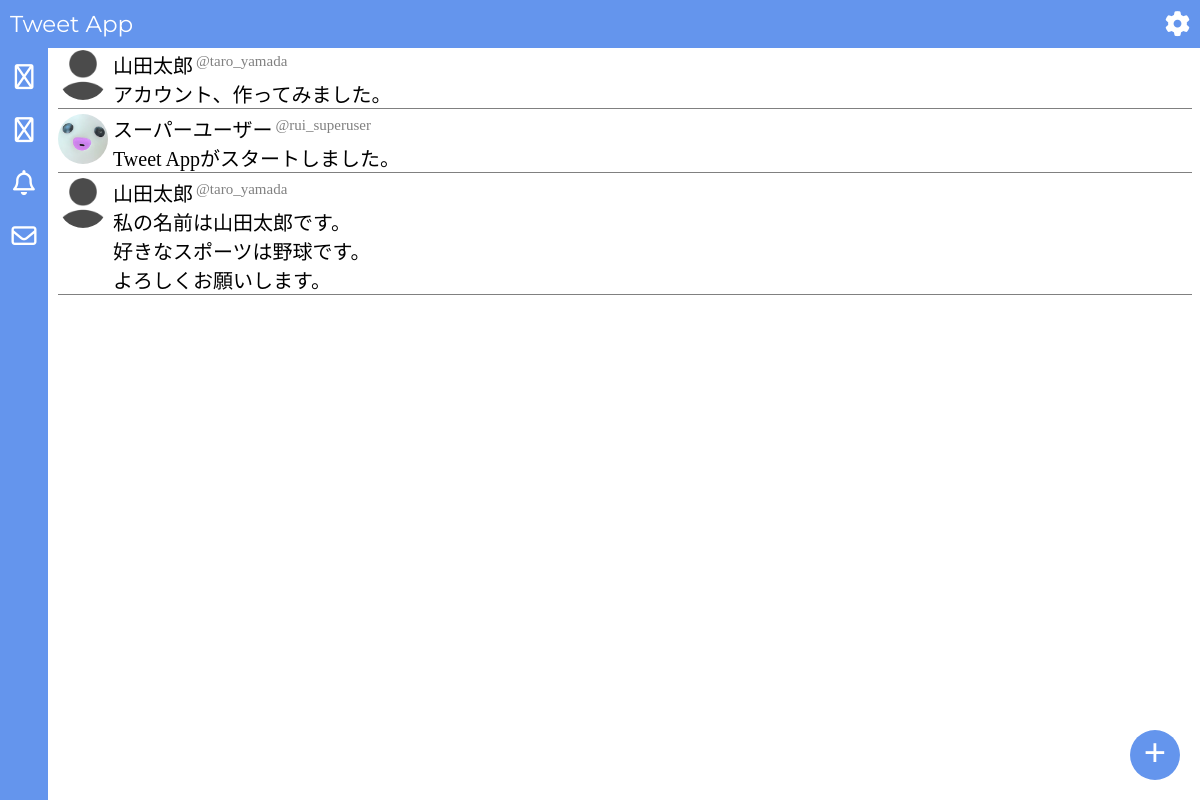
Page /app/home/ on the earlier database version.
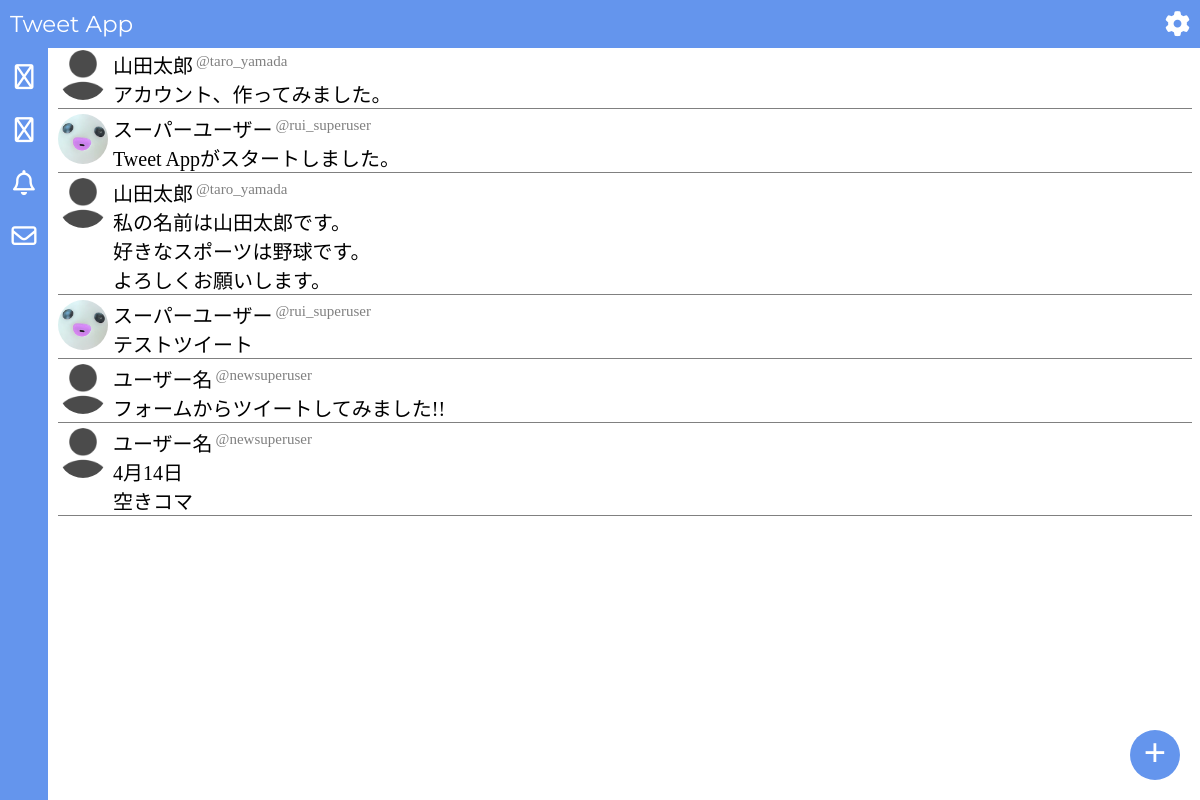
Same page on the later database version.
### app/models/tweet.py (models this page shows, shortened)
class Tweet(models.Model):
    tweet_content = models.TextField(
        verbose_name="ツイート内容",
        max_length=140,
    )
    tweet_by = models.ForeignKey(
        User, on_delete=models.CASCADE, related_name="tweet_by", verbose_name="投稿者"
    )
    tweet_at = models.DateTimeField(
        verbose_name="ツイート日時",
        auto_now_add=True,
    )
    parent = models.ForeignKey(
        "self",
        verbose_name="親ツイート",
        null=True,
        blank=True,
        on_delete=models.CASCADE,
        related_name="replies",
    )

### app/models/user.py (models this page shows, shortened)
class User(AbstractBaseUser, PermissionsMixin):
    username = models.CharField(
        max_length=50,
        unique=False,
        default="ユーザー名",
        verbose_name="ユーザー名",
    )
    handle = models.CharField(
        max_length=30,
        unique=True,
        validators=[RegexValidator(r"^[a-zA-Z0-9_]+$")],
        verbose_name="ハンドルネーム",
    )
    email = models.EmailField(
        unique=True,
        verbose_name="メールアドレス",
    )
    birth_date = models.DateField(
        verbose_name="生年月日",
        null=False,
        blank=False,
        validators=[validate_birth_date],
    )
    icon = models.ImageField(
        verbose_name="ユーザーアイコン",
        upload_to="uploads",
        default="images/default_icon.png",
    )
    header = models.ImageField(
        verbose_name="ヘッダー画像", upload_to="uploads", default="images/default_header.jpg"
    )
    bio = models.TextField(verbose_name="自己紹介", max_length=160, blank=True)
    is_private = models.BooleanField(
        verbose_name="非公開設定",
        default=False,
    )
    groups = models.ManyToManyField(
        "auth.Group",
        verbose_name=("groups"),
        blank=True,
        help_text=("The"),
        related_name="app_user_name",
        related_query_name="user",
    )
    user_permissions = models.ManyToManyField(
        "auth.Permission",
        verbose_name=("user permissions"),
        blank=True,
        help_text=("Specific"),
        related_name="app_user_permissions",
        related_query_name="user",
    )
    is_active = models.BooleanField(default=True)
    is_staff = models.BooleanField(default=False)
    is_superuser = models.BooleanField(default=False)
    date_joined = models.DateTimeField(verbose_name="登録日", default=timezone.now)
    USERNAME_FIELD = "email"
    REQUIRED_FIELDS = ["handle", "birth_date"]
    objects = UserManager()

### app/views/home.py (the view)
# urls.py: 2. Add a URL to urlpatterns:  path('', views.home, name='home')
def home(request):
    tweets = Tweet.objects.all()
    context = {
        "tweets": tweets,
    }
    return render(request, "app/home.html", context)

### app/templates/app/home.html (shortened to what this page needs)
{% extends "app/base.html" %}
{% load static %}
{% block extra_css %}
<link rel="stylesheet" href="{% static 'css/home.css' %}" />
{% endblock %}
{% block content %}
<div class="all_tweets">
  {% for t in tweets %}
  <div class="tweet">
    <a href="{% url 'account' t.tweet_by.handle %}">
      <img src="{{ t.tweet_by.icon.url }}" class="poster_icon" />
    </a>
    <div class="text_content">
      <div class="poster_info">
        <a href="{% url 'account' t.tweet_by.handle %}">
          <div class="poster_username">{{t.tweet_by.username}}</div>
        </a>
        <a href="{% url 'account' t.tweet_by.handle %}">
          <div class="poster_handle">@{{t.tweet_by.handle}}</div>
        </a>
      </div>
      <div class="tweet_content">{{t.tweet_content}}</div>
    </div>
  </div>
  {% endfor %}
</div>
<div class="new_tweet_button">
  <a href="{% url 'tweet_form' %}">
    <div class="new_tweet_icon">+</div>
</div>
{% endblock %}

### app/templates/app/base.html (shortened to what this page needs)
{% load static %}
<!doctype html>
<html lang="ja">
  <head>
    <link rel="stylesheet" href="{% static 'css/base.css' %}" />
    <link
      rel="stylesheet"
      href="https://cdnjs.cloudflare.com/ajax/libs/font-awesome/6.5.1/css/all.min.css"
    />
    {% block extra_css %}{% endblock %}
  </head>
  <body>
    {% block header %}
    <header>
      <div class="header_content">
        <a href="{% url 'home' %}" class="header_link">
          <p class="app_name">Tweet App</p>
        </a>
        <a href="{% url 'setting' %}" class="header_link">
          <div class="setting_icon">
            <i class="fa-solid fa-gear"></i>
          </div>
        </a>
      </div>
    </header>
    {% endblock %} {% block content %}{% endblock %} {% block footer %}
    <footer>
      <div class="footer_content">
        <a href="{% url 'home' %}" class="footer_link">
          <div class="footer_icon">
            <i class="fa-regular fa-house"></i>
          </div>
        </a>
        <a href="{% url 'search' %}" class="footer_link">
          <div class="footer_icon">
            <i class="fa-regular fa-magnifying-glass"></i>
          </div>
        </a>
        <a href="{% url 'notice' %}" class="footer_link">
          <div class="footer_icon">
            <i class="fa-regular fa-bell"></i>
          </div>
        </a>
        <a href="{% url 'message' %}" class="footer_link">
          <div class="footer_icon">
            <i class="fa-regular fa-envelope"></i>
          </div>
        </a>
      </div>
    </footer>
    {% endblock %}
  </body>
</html>

### static/css/base.css (style rules this page uses)
header { position: fixed; top: 0; left: 0; height: 48px; width: 100vw; background-color: #6495ed; z-index: 20; }
.header_content { display: flex; align-items: center; justify-content: space-between; }
.app_name { display: flex; align-items: center; font-family: "Montserrat", sans-serif; font-optical-sizing: auto; font-weight: 400; font-style: normal; font-size: 23px; color: #ffffff; margin-left: 10px; }
a { text-decoration: none; }
.header_link { display: flex; align-items: center; height: 48px; }
.setting_icon { display: flex; align-items: center; font-size: 25px; color: #ffffff; margin-right: 10px; }
footer { position: fixed; bottom: 0; left: 0; height: 100vh; width: 48px; background-color: #6495ed; z-index: 10; display: flex; flex-direction: column; justify-content: space-between; }
.footer_content { display: flex; flex-direction: column; margin-top: 48px; gap: 5px; }
.footer_link { display: flex; justify-content: center; width: 48px; height: 48px; }
.footer_icon { display: flex; justify-content: center; margin: auto 0; font-size: 25px; color: #ffffff; }
@media (min-width: 769px) { .header_content { display: flex; align-items: center; justify-content: space-between; width: 100vw; } }

### static/css/home.css (style rules this page uses)
.all_tweets { margin-top: 50px; }
.tweet { margin-top: 5px; border-bottom: 1px solid #808080; display: flex; }
.poster_icon { width: 50px; height: 50px; object-fit: cover; border-radius: 50%; margin-right: 5px; }
.poster_info { display: flex; gap: 3px; }
.text_content { display: flex; flex-direction: column; }
.poster_username { font-size: 20px; color: #000000; }
.poster_handle { font-size: 15px; color: #808080; margin-top: 3px; }
.tweet_content { font-size: 20px; overflow-wrap: break-word; white-space: pre-wrap; }
.new_tweet_button { position: fixed; bottom: 20px; right: 20px; display: flex; justify-content: center; align-items: center; width: 50px; height: 50px; border-radius: 50%; background-color: #6495ed; }
.new_tweet_icon { font-weight: bold; color: #ffffff; font-size: 40px; margin-bottom: 5px; }
@media (min-width: 769px) { .all_tweets { margin-left: 50px; } }

Differences in the rows shown:
added Tweet: tweet_by.icon (picture), tweet_by.username "スーパーユーザー", tweet_by.handle "rui_superuser", tweet_content "テストツイート"
added Tweet: tweet_by.icon (placeholder picture), tweet_by.username "ユーザー名", tweet_by.handle "newsuperuser", tweet_content "フォームからツイートしてみました!!"
added Tweet: tweet_by.icon (placeholder picture), tweet_by.username "ユーザー名", tweet_by.handle "newsuperuser", tweet_content "4月14日 空きコマ"
